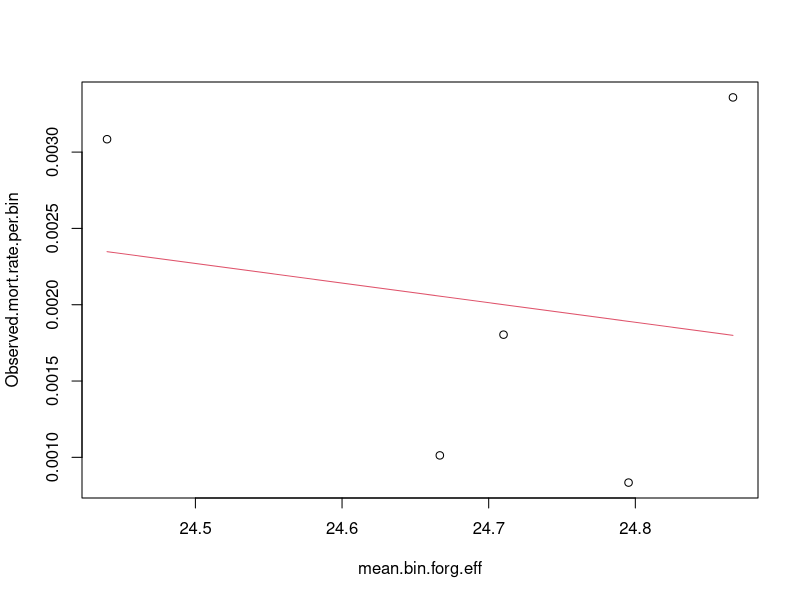
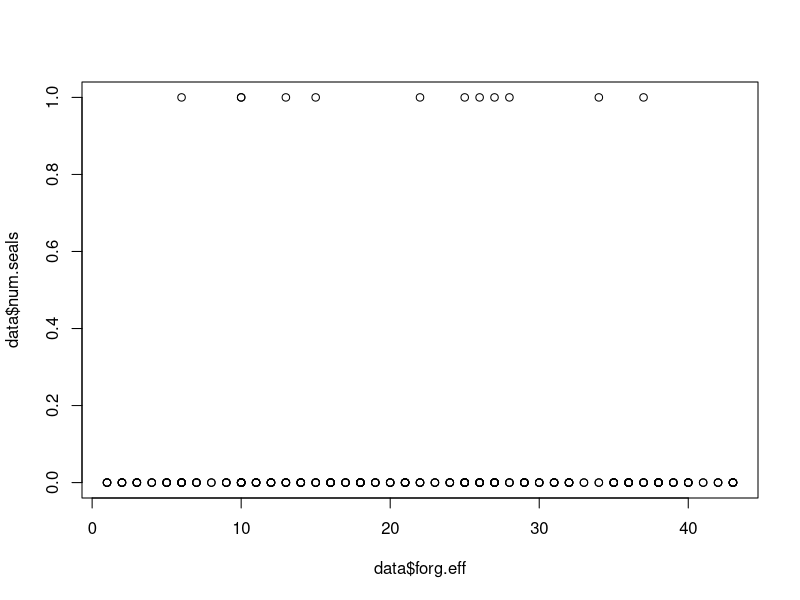

Write R code to recreate these figures, in order.
# EXPLORING MORTALITY RATE AND TOTAL MORTALITY ESTIMATIONS (based on Goldworthy et al 2010)

n.mortalities=12
n.shots=234
Obs.km.hrs=5794 #observed km hours
foraging.effort=sample(1:43,n.shots,replace=T) #dummy foraging effort (seal days/yr) for each fishing shot

# 1. Observed mortalities
#Trial of different ways of calculating mortality rate

num.seals=sample(c(1,0),n.shots, replace=TRUE,prob=c(0.1,0.9))
num.seals=c(rep(1,n.mortalities),rep(0,(n.shots-n.mortalities)))
effort=c(rep(5794/n.shots,n.shots)) #Km net hours, no specific info
effort=effort*exp(runif(n.shots,-0.1,0.1))#add variability

data=data.frame(num.seals,effort)

weight=effort/sum(effort) #if using this weight, then mean.weighted=total
#weight=c(.2,.3.,4.,) #assuming relative area (smaller area is more representative)
  
total=sum(data$num.seals)/sum(data$effort)
mean=mean(data$num.seals/data$effort)

mean.weighted=weighted.mean(data$num.seals/data$effort,weight)


#2. Bycatch rate estimation

#add foraging effort
data$forg.eff=foraging.effort

data=data[order(data$forg.eff),]#sort by foraging effort

#create bins of foraging effort
bins=5  #number of bins for sorting data
Q=quantile(data$forg.eff,probs=seq(0,1,1/bins))

data$Bins=factor(ifelse(data$forg.eff<Q[2],1,ifelse(data$forg.eff>=Q[2] & data$forg.eff<Q[3],2,ifelse(data$forg.eff>=Q[3] 
          & data$forg.eff<Q[4],3,ifelse(data$forg.eff>=Q[4] & data$forg.eff<Q[5],4,5)))))


#calculate observed total mortality and fishing effort per bin
Mortality.by.bin=by(data[, 1], data[,"Bins"], sum)
Mortality.by.bin=do.call(rbind,as.list(Mortality.by.bin))
Effort.by.bin=by(data[, 2], data[,"Bins"], sum)
Effort.by.bin=do.call(rbind,as.list(Effort.by.bin))

mean.bin.forg.eff=by(data[, 2], data[,"Bins"], median)
mean.bin.forg.eff=do.call(rbind,as.list(mean.bin.forg.eff))

Observed.mort.rate.per.bin=Mortality.by.bin/Effort.by.bin


# compare with means for each bin approach
data$ratio=data$num.seals/data$effort
#mean.bin.mort=by(data[, 5], data[,"Bins"], median)
#mean.bin.mort=do.call(rbind,as.list(mean.bin.mort))
mean.bin.mort=NULL
for(i in 1:bins)
  {
  a=subset(data,Bins==i)
  b=mean(a$ratio)
  mean.bin.mort=rbind(mean.bin.mort,b)
  }


# compare with simple means approach
Observed.mort.rate.means=mean(data$num.seals/data$effort)


#regressions
regression=lm(Observed.mort.rate.per.bin~mean.bin.forg.eff)
ANOVA=anova(regression)
plot(mean.bin.forg.eff,Observed.mort.rate.per.bin)
lines(mean.bin.forg.eff,predict(regression),col=2)

plot(data$forg.eff,data$num.seals)
